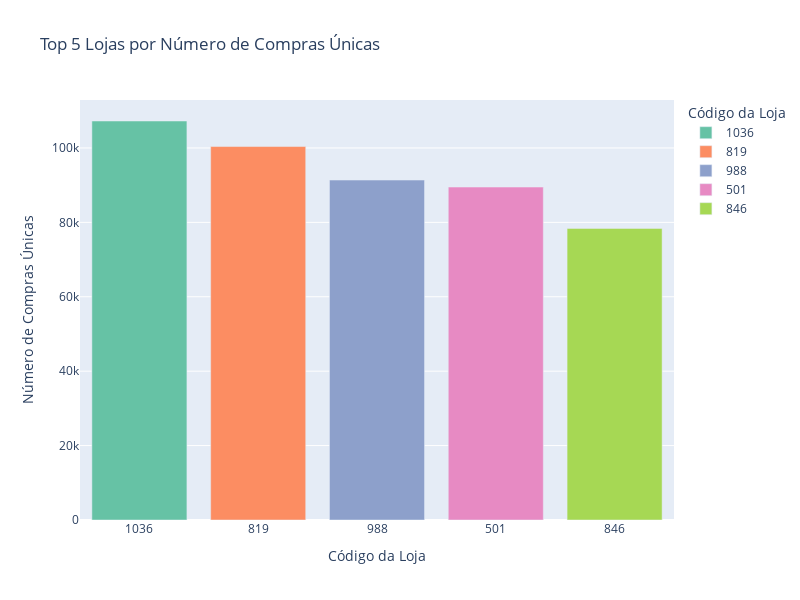

The cell this chart's notebook holds for it:
### Code cell
# Calculate the top 5 stores by the number of unique purchase codes
top_stores = vendas.groupby('COD_LOJA')['COD_CUPOM'].nunique().sort_values(ascending=False).head().reset_index()

# Rename columns for clarity
top_stores.columns = ['Código da Loja', 'Número de Compras Únicas']

# Convert store IDs to strings to treat them as categorical data
top_stores['Código da Loja'] = top_stores['Código da Loja'].astype(str)

# Plot using Plotly Express with a discrete color sequence
fig = px.bar(top_stores, x='Código da Loja', y='Número de Compras Únicas',
             title='Top 5 Lojas por Número de Compras Únicas',
             labels={'Código da Loja': 'Código da Loja', 'Número de Compras Únicas': 'Número de Compras Únicas'},
             color='Código da Loja',
             color_discrete_sequence=px.colors.qualitative.Set2)

# Customize layout
fig.update_layout(xaxis_title='Código da Loja', yaxis_title='Número de Compras Únicas', width=800, height=600)

# Show the plot
fig.show()

### Figure 1 — Plotly figure (JSON) as saved in the notebook; plotly's stock layout.template omitted (floating-point values rounded to 4 significant figures)
{"data": [{"alignmentgroup": "True", "hovertemplate": "Código da Loja=%{x}<br>Número de Compras Únicas=%{y}<extra></extra>", "legendgroup": "1036", "marker": {"color": "rgb(102,194,165)", "pattern": {"shape": ""}}, "name": "1036", "offsetgroup": "1036", "orientation": "v", "showlegend": true, "textposition": "auto", "type": "bar", "x": ["1036"], "xaxis": "x", "y": [107242], "yaxis": "y"}, {"alignmentgroup": "True", "hovertemplate": "Código da Loja=%{x}<br>Número de Compras Únicas=%{y}<extra></extra>", "legendgroup": "819", "marker": {"color": "rgb(252,141,98)", "pattern": {"shape": ""}}, "name": "819", "offsetgroup": "819", "orientation": "v", "showlegend": true, "textposition": "auto", "type": "bar", "x": ["819"], "xaxis": "x", "y": [100378], "yaxis": "y"}, {"alignmentgroup": "True", "hovertemplate": "Código da Loja=%{x}<br>Número de Compras Únicas=%{y}<extra></extra>", "legendgroup": "988", "marker": {"color": "rgb(141,160,203)", "pattern": {"shape": ""}}, "name": "988", "offsetgroup": "988", "orientation": "v", "showlegend": true, "textposition": "auto", "type": "bar", "x": ["988"], "xaxis": "x", "y": [91370], "yaxis": "y"}, {"alignmentgroup": "True", "hovertemplate": "Código da Loja=%{x}<br>Número de Compras Únicas=%{y}<extra></extra>", "legendgroup": "501", "marker": {"color": "rgb(231,138,195)", "pattern": {"shape": ""}}, "name": "501", "offsetgroup": "501", "orientation": "v", "showlegend": true, "textposition": "auto", "type": "bar", "x": ["501"], "xaxis": "x", "y": [89493], "yaxis": "y"}, {"alignmentgroup": "True", "hovertemplate": "Código da Loja=%{x}<br>Número de Compras Únicas=%{y}<extra></extra>", "legendgroup": "846", "marker": {"color": "rgb(166,216,84)", "pattern": {"shape": ""}}, "name": "846", "offsetgroup": "846", "orientation": "v", "showlegend": true, "textposition": "auto", "type": "bar", "x": ["846"], "xaxis": "x", "y": [78378], "yaxis": "y"}], "layout": {"barmode": "relative", "height": 600, "legend": {"title": {"text": "Código da Loja"}, "tracegroupgap": 0}, "title": {"text": "Top 5 Lojas por Número de Compras Únicas"}, "width": 800, "xaxis": {"anchor": "y", "categoryarray": ["1036", "819", "988", "501", "846"], "categoryorder": "array", "domain": [0, 1], "title": {"text": "Código da Loja"}}, "yaxis": {"anchor": "x", "domain": [0, 1], "title": {"text": "Número de Compras Únicas"}}}}
